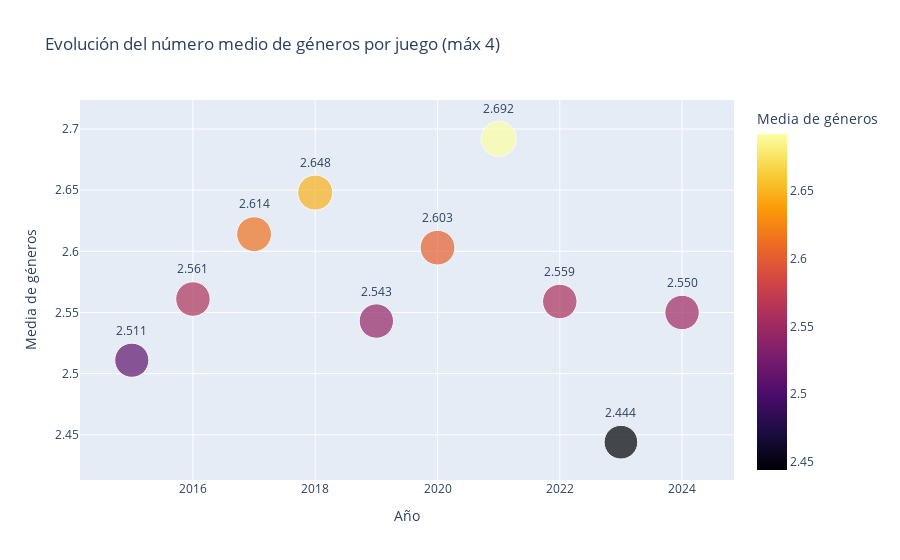

The cell this chart's notebook holds for it:
### Markdown cell above
### 7. Visualización 1 – Gráfico de burbujas
Se muestra un gráfico interactivo donde cada burbuja representa el año y el número medio de géneros por juego. El valor aparece sobre cada burbuja.

### Code cell
# Filtrar juegos con hasta 4 géneros
df = df[df['n_generos'] <= 4]

# Agrupar y calcular media
generos_por_año = df.groupby('año')['n_generos'].mean().round(3).reset_index()

# Visualización con burbujas
fig1 = px.scatter(
    generos_por_año,
    x='año',
    y='n_generos',
    size='n_generos',
    color='n_generos',
    title='Evolución del número medio de géneros por juego (máx 4)',
    labels={'n_generos': 'Media de géneros', 'año': 'Año'},
    hover_name='año',
    size_max=25,
    color_continuous_scale='inferno',
    text='n_generos'
)
fig1.update_traces(texttemplate='%{text:.3f}', textposition='top center')
fig1.show()

### Figure 1 — Plotly figure (JSON) as saved in the notebook; plotly's stock layout.template omitted (floating-point values rounded to 4 significant figures)
{"data": [{"hovertemplate": "<b>%{hovertext}</b><br><br>Año=%{x}<br>Media de géneros=%{marker.color}<extra></extra>", "hovertext": [2015, 2016, 2017, 2018, 2019, 2020, 2021, 2022, 2023, 2024], "legendgroup": "", "marker": {"color": [2.511, 2.561, 2.614, 2.648, 2.543, 2.603, 2.692, 2.559, 2.444, 2.55], "coloraxis": "coloraxis", "size": [2.511, 2.561, 2.614, 2.648, 2.543, 2.603, 2.692, 2.559, 2.444, 2.55], "sizemode": "area", "sizeref": 0.004307, "symbol": "circle"}, "mode": "markers+text", "name": "", "orientation": "v", "showlegend": false, "text": [2.511, 2.561, 2.614, 2.648, 2.543, 2.603, 2.692, 2.559, 2.444, 2.55], "textposition": "top center", "texttemplate": "%{text:.3f}", "type": "scatter", "x": [2015, 2016, 2017, 2018, 2019, 2020, 2021, 2022, 2023, 2024], "xaxis": "x", "y": [2.511, 2.561, 2.614, 2.648, 2.543, 2.603, 2.692, 2.559, 2.444, 2.55], "yaxis": "y"}], "layout": {"autosize": true, "coloraxis": {"colorbar": {"title": {"text": "Media de géneros"}}, "colorscale": [[0, "#000004"], [0.1111, "#1b0c41"], [0.2222, "#4a0c6b"], [0.3333, "#781c6d"], [0.4444, "#a52c60"], [0.5556, "#cf4446"], [0.6667, "#ed6925"], [0.7778, "#fb9b06"], [0.8889, "#f7d13d"], [1, "#fcffa4"]]}, "legend": {"itemsizing": "constant", "tracegroupgap": 0}, "title": {"text": "Evolución del número medio de géneros por juego (máx 4)"}, "xaxis": {"anchor": "y", "autorange": true, "domain": [0, 1], "range": [2014.0, 2025.0], "title": {"text": "Año"}, "type": "linear"}, "yaxis": {"anchor": "x", "autorange": true, "domain": [0, 1], "range": [2.388, 2.75], "title": {"text": "Media de géneros"}, "type": "linear"}}}
